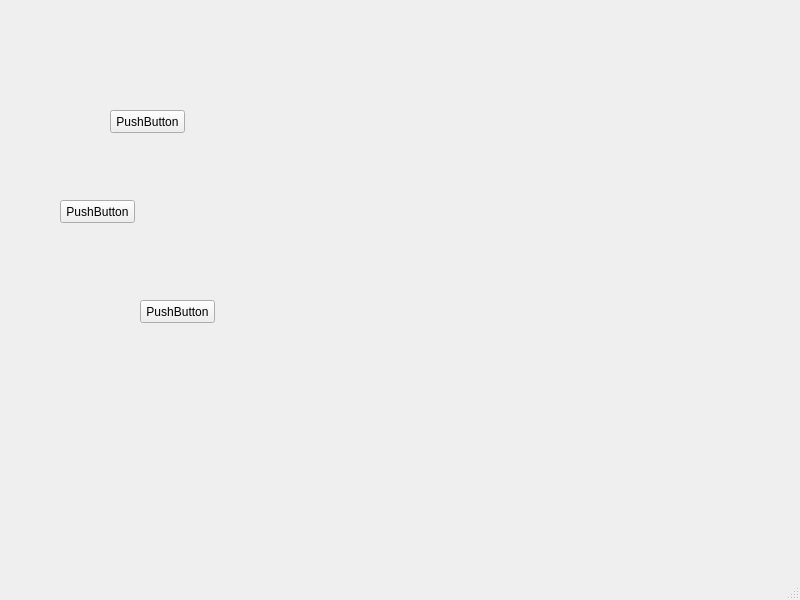
<?xml version="1.0" encoding="UTF-8"?>
<ui version="4.0">
 <class>MainWindow</class>
 <widget class="QMainWindow" name="MainWindow">
  <property name="geometry">
   <rect>
    <x>0</x>
    <y>0</y>
    <width>800</width>
    <height>600</height>
   </rect>
  </property>
  <property name="windowTitle">
   <string>MainWindow</string>
  </property>
  <widget class="QWidget" name="centralwidget">
   <widget class="QPushButton" name="pushButton">
    <property name="geometry">
     <rect>
      <x>110</x>
      <y>110</y>
      <width>75</width>
      <height>23</height>
     </rect>
    </property>
    <property name="text">
     <string>PushButton</string>
    </property>
   </widget>
   <widget class="QPushButton" name="pushButton_2">
    <property name="geometry">
     <rect>
      <x>60</x>
      <y>200</y>
      <width>75</width>
      <height>23</height>
     </rect>
    </property>
    <property name="text">
     <string>PushButton</string>
    </property>
   </widget>
   <widget class="QPushButton" name="pushButton_3">
    <property name="geometry">
     <rect>
      <x>140</x>
      <y>300</y>
      <width>75</width>
      <height>23</height>
     </rect>
    </property>
    <property name="text">
     <string>PushButton</string>
    </property>
   </widget>
  </widget>
  <widget class="QMenuBar" name="menubar">
   <property name="geometry">
    <rect>
     <x>0</x>
     <y>0</y>
     <width>800</width>
     <height>21</height>
    </rect>
   </property>
  </widget>
  <widget class="QStatusBar" name="statusbar"/>
 </widget>
 <resources/>
 <connections/>
</ui>
